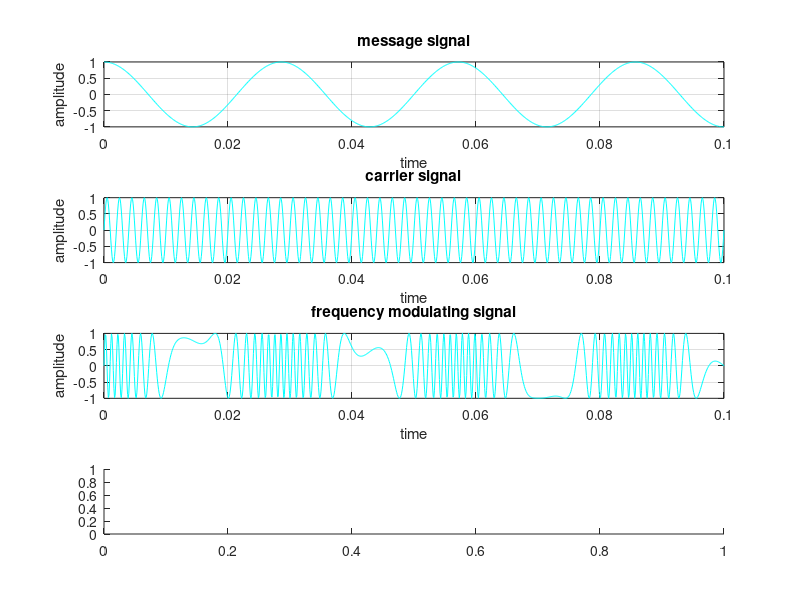

MATLAB code to generate this figure: (Note: this script raises an error after producing the figure.)
fs = 10000;
t = (0:0.1*fs)/fs;
fc = 500;
fm = 35;
ac = 1;
am = 1;
B = 15; % modulating index
fdev = 50;
%% generating message signal 
mt = am*cos(2*pi*fm*t);
subplot(4,1,1);
plot(t,mt,'c');
title('message signal')
xlabel('time');
ylabel('amplitude');
grid on;
%% generating message signal
ct = ac*sin(2*pi*fc*t);
subplot(4,1,2);
plot(t,ct,'c');
title('carrier signal');
xlabel('time');
ylabel('amplitude');
grid on;
%% generating frequecy modulating signal
yt = ac.*sin((2*pi*fc*t)+(B*am.*sin(2*pi*fm*t)));
subplot(4,1,3);
plot(t,yt,'c');
title('frequency modulating signal');
xlabel('time');
ylabel('amplitude');
grid on;
%% generating frequency demodulating signals
x = diff(yt);
y = abs(x);
[b,a] = butter(3,0.02);
final = filter(b,a,y);
subplot(4,1,4);
plot(t,final,'c');
title('frequency demodulating signal');
xlabel('time')
ylabel('amplitude');
